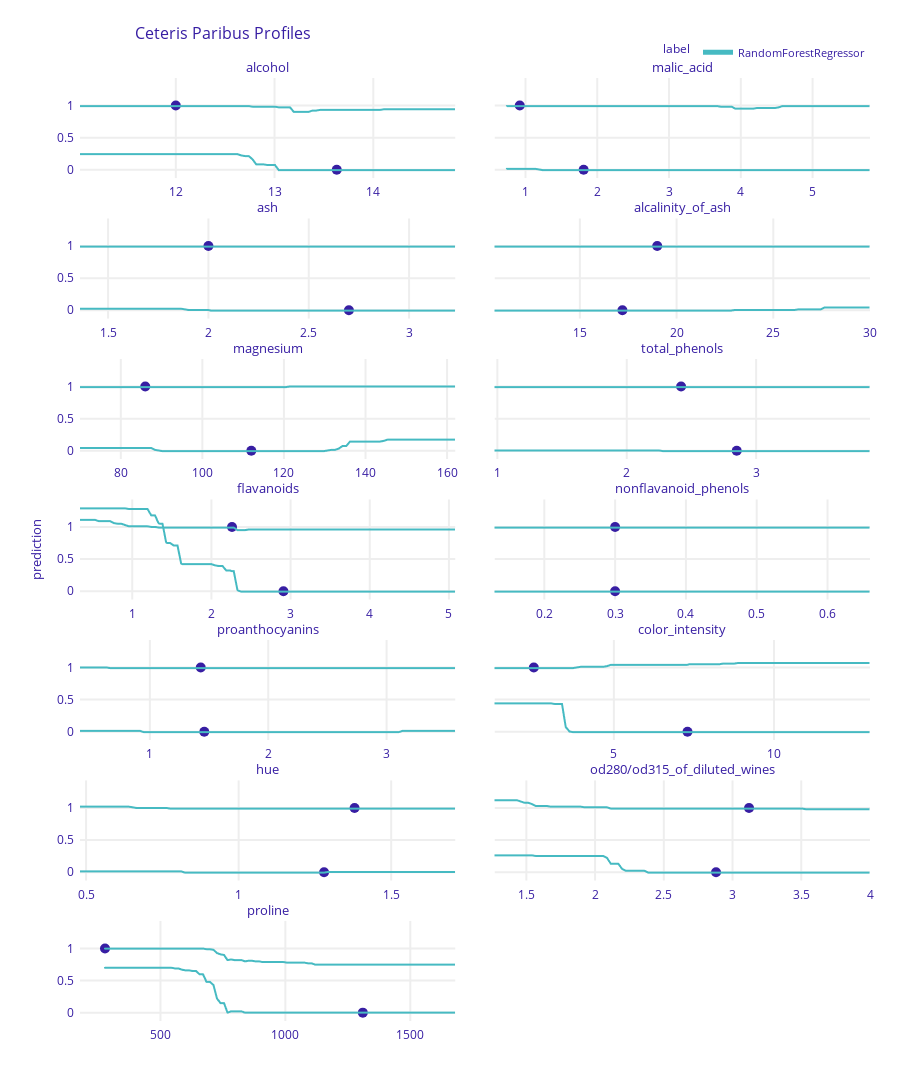

The cell this chart's notebook holds for it:
### Markdown cell above
We can also create similar plots for single rows. Here for each column, we present what would be the output from the model assuming we keep all remaining values and change the value of this one selected feature.

### Code cell
exp.predict_profile(x.iloc[[15,80]]).plot()
